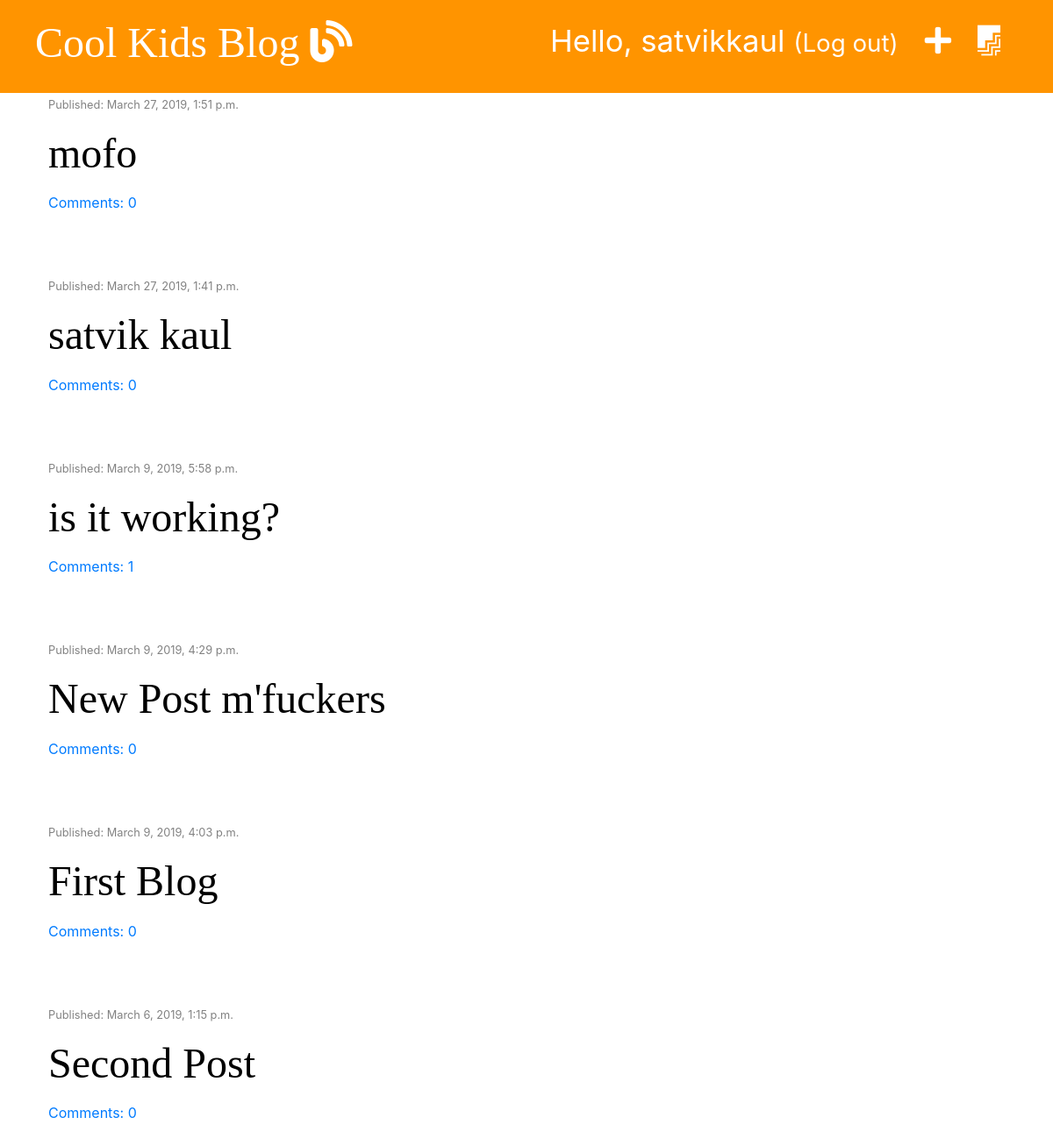
The app's page / (signed in) with its own data.
### blog/models.py (models this page shows, shortened)
class Post(models.Model):
    author = models.ForeignKey('auth.User', on_delete=models.CASCADE)
    title = models.CharField(max_length=200)
    text = models.TextField()
    created_date = models.DateTimeField(default=timezone.now)
    published_date = models.DateTimeField(blank=True, null=True)
    def approved_comments(self):
        return self.comments.filter(approved=True)

### blog/views.py (the view)
# urls.py: path('', views.post_list, name='post_list'),
def post_list(request):
    posts = Post.objects.filter(published_date__lte=timezone.now()).order_by('-published_date')
    stuff_for_frontend = {'posts' : posts}
    return render(request, 'blog/post_list.html', stuff_for_frontend)

### blog/templatetags/markdownify.py (called while the page is built)
@register.filter
def markdown(value):
    renderer = HighlightRenderer()
    markdown = mistune.Markdown(renderer=renderer)
    return markdown(value)

### blog/templates/blog/post_list.html (shortened to what this page needs)
{% extends 'blog/base.html' %}
{% load markdownify %}
{% block content %}
      {% for post in posts %}
          <div class="post">
            <div class="date">
                <p><small>Published: {{ post.published_date }}</small></p>
            </div>
            <h1><a href="{% url 'post_detail' pk=post.pk %}">{{ post.title }}</a></h1>
            <a href="{% url 'post_detail' pk=post.pk %}">Comments: {{ post.approved_comments.count }}</a>
          </div>
      {% endfor %}
{% endblock %}

### blog/templates/blog/base.html (shortened to what this page needs)
{% load staticfiles %}
<!DOCTYPE html>
<html lang="en" dir="ltr">
  <head>
    <link rel="stylesheet" href="https://stackpath.bootstrapcdn.com/bootstrap/4.3.1/css/bootstrap.min.css">
    <link rel="stylesheet" href="https://use.fontawesome.com/releases/v5.7.2/css/all.css">
    <link rel="stylesheet" href="{% static 'css/blog.css' %}">
    <link rel="stylesheet" href="{% static 'css/zenburn.css' %}">
  </head>
  <body>
    <div class="page-header">
      {% if user.is_authenticated %}
          <p class="top-menu">
          <a href="{% url 'post_draft_list' %}" class="top-menu" title="Drafts"><i class="fab fa-firstdraft" ></i></a>
          <a href="{% url 'post_new' %} " class="top-menu" title="Create a blog"><i class="fas fa-plus" ></i></a>
          Hello, {{ user.username }}<a href="{% url 'logout' %}" class="top-menu" ><small>(Log out)</small></a></p>
      {% else %}
      <p class="top-menu"><small>(Login)</small><a href="{% url 'login' %} " class="top-menu" title="Login" >
            <i class="fas fa-sign-in-alt fa-2x"></i></a></p>
      {% endif %}
      <h1><a href="/" title="Home Page">Cool Kids Blog </a><i class="fas fa-blog"></i></h1>
    </div>
    <div class="content container">
      <div class="row">
          <div class="col-md-8">
              {% block content %}
              {% endblock %}
          </div>
      </div>
    </div>
  </body>
</html>

### blog/static/css/blog.css (style rules this page uses)
.page-header { background-color: #ff9400 ; margin-top: 0; padding : 20px 20px 20px 40px ; }
.page-header h1, .page-header a { color: #ffffff ; font-size: 36pt; text-decoration: none; }
.content { margin-left: 40px; }
h1, h2, h3, h4 { font-family: 'Tangerine', 'Inconsolata' , 'Droid Sans', serif; font-size: 48px; }
.date { color: #828282; }
.top-menu, .top-menu a { color: #ffffff; float: right; font-size: 26pt; margin-right: 20px; padding-left: 10px; }
.post { margin-bottom: 70px; }
.post h1 a { color: #000000; }

### records on screen
Post: published_date "March 27, 2019, 1:51 p.m.", title "mofo", approved_comments.count "0"
Post: published_date "March 27, 2019, 1:41 p.m.", title "satvik kaul", approved_comments.count "0"
Post: published_date "March 9, 2019, 5:58 p.m.", title "is it working?", approved_comments.count "1"
Post: published_date "March 9, 2019, 4:29 p.m.", title "New Post m'fuckers", approved_comments.count "0"
Post: published_date "March 9, 2019, 4:03 p.m.", title "First Blog", approved_comments.count "0"
Post: published_date "March 6, 2019, 1:15 p.m.", title "Second Post", approved_comments.count "0"

### other values on screen
{{ user.username }} "satvikkaul"
